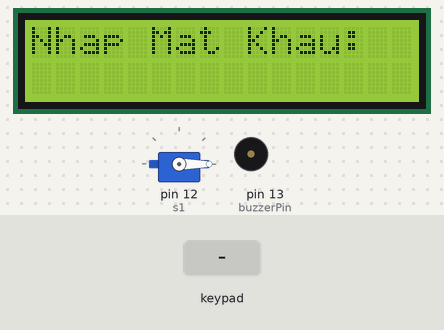
Recording of a sketch running on a simulated Arduino Uno, built with avr-gcc and run on an emulated ATmega328P. Shown: servo, 16×2 character LCD, buzzer (waves = sounding, pin HIGH). The test bench sets the inputs (shaded band). EEPROM starts erased.

Above: at 3.2 s.
3.3 s: keypad keys 1 2 3 4 # pressed 0.4 s apart
At 5.9 s:
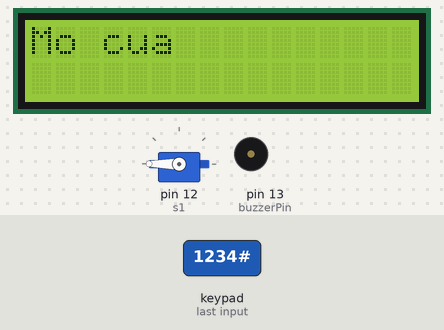
9.8 s: key 'A' pressed
At 12.3 s:
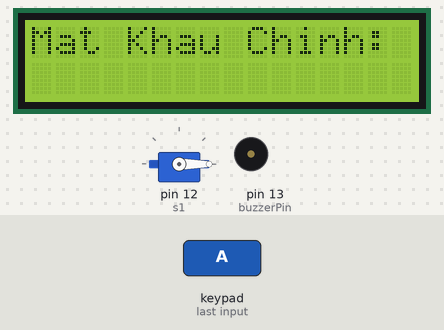
12.8 s: keypad keys 1 2 3 4 * pressed 0.4 s apart
At 15.0 s:
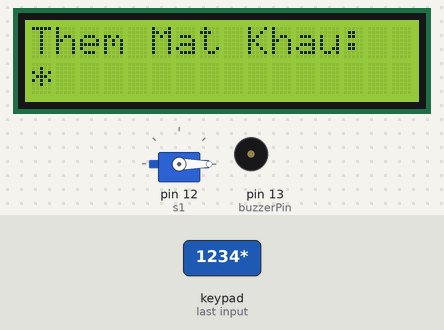
16.3 s: key '1' pressed
At 17.5 s:
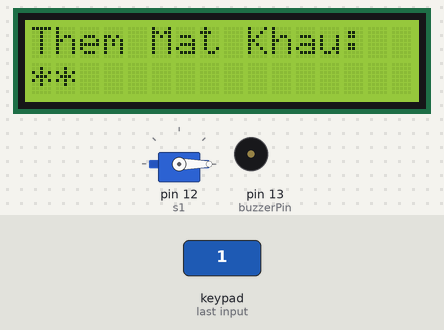
17.8 s: keypad keys 2 3 4 5 # pressed 0.4 s apart
At 19.1 s:
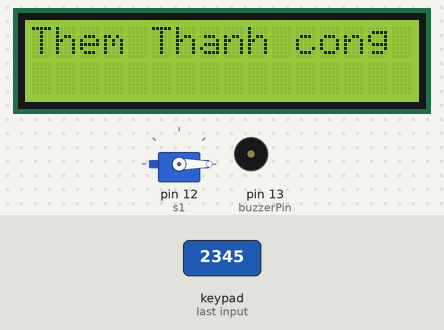
22.8 s: key 'B' pressed
At 23.2 s:
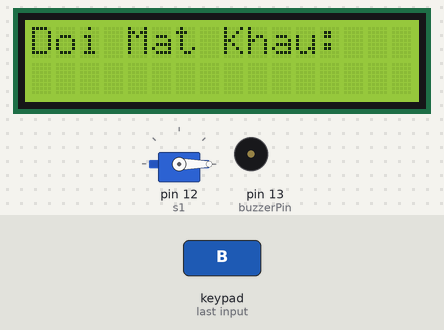
Timing chart, 0 to 25.8 s (numbered marks = the images above; inputs shaded):
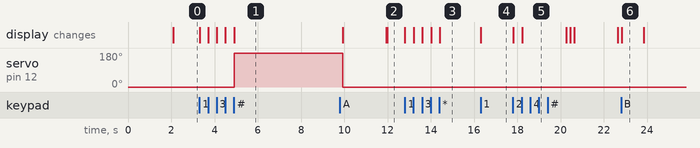

The sketch:

final_code_prj1.ino
```cpp
#include <LiquidCrystal_I2C.h>
#include <Keypad.h>
#include <Servo.h>
#include <EEPROM.h>

LiquidCrystal_I2C lcd(0x27, 16, 2);
Servo s1;

// Cấu hình bàn phím
const byte numRows = 4;
const byte numCols = 4;
char keymap[numRows][numCols] = {
  {'1', '2', '3', 'A'},
  {'4', '5', '6', 'B'},
  {'7', '8', '9', 'C'},
  {'*', '0', '#', 'D'}
};
byte rowPins[numRows] = {2, 3, 4, 5};
byte colPins[numCols] = {6, 7, 8, 9};
Keypad myKeypad = Keypad(makeKeymap(keymap), rowPins, colPins, numRows, numCols);

// Biến toàn cục
char fixedPassword[] = "1234"; // Mật khẩu không thể thay đổi
char inputPassword[5];         // Mật khẩu người dùng nhập
int storedPasswordsStart = 10; // Vị trí EEPROM lưu mật khẩu động
int numPasswords = 0;          // Số lượng mật khẩu hiện tại
const int maxPasswords = 5; // Số lượng mật khẩu tối đa
char passwords[maxPasswords][5]; // Mảng chứa mật khẩu

int incorrectAttempts = 0;     // Đếm số lần nhập sai
const int buzzerPin = 13;      // Chân nối còi báo

void setup() {
  Serial.begin(9600);
  s1.attach(12);
  s1.write(0);
  pinMode(buzzerPin, OUTPUT);  // Cấu hình chân còi
  lcd.init();
  lcd.backlight();
  lcd.print("Khoa Thong Minh!");
  delay(2000);
  lcd.clear();
  lcd.print("Nhap Mat Khau:");
}

void loop() {
  char key = myKeypad.getKey();

  if (key) {
    static int pos = 0; // Vị trí nhập mật khẩu
    if (key == '#') {
      inputPassword[pos] = '\0'; // Kết thúc chuỗi nhập
      pos = 0; // Reset vị trí nhập

      if (checkPassword(inputPassword)) {
        unlockDoor();
        incorrectAttempts = 0; // Reset số lần nhập sai khi đúng
      } else {
        incorrectAttempts++; // Tăng số lần nhập sai
        lcd.clear();
        lcd.print("Mat Khau Sai!");
        delay(2000);
        lcd.clear();
        lcd.print("Nhap Mat Khau:");
        // Nếu nhập sai từ lần thứ 3 trở lên, kêu còi
        if (incorrectAttempts >= 3) {
          triggerBuzzer();
        }
      }
    } else if (key == 'A') {
      addPassword();
    } else if (key == 'B') {
      changePassword();
    } else if (pos < 4) {
      inputPassword[pos++] = key;
      lcd.setCursor(pos - 1, 1);
      lcd.print('*');
    }
  }
}

bool checkPassword(const char* password) {
  // Kiểm tra mật khẩu cố định
  if (strcmp(password, fixedPassword) == 0) {
    return true;
  }

  // Kiểm tra mật khẩu đã lưu trong EEPROM
  char storedPassword[5];
  for (int i = 0; i < numPasswords; i++) {
    for (int j = 0; j < 4; j++) {
      storedPassword[j] = EEPROM.read(storedPasswordsStart + i * 4 + j);
    }
    storedPassword[4] = '\0'; // Kết thúc chuỗi

    if (strcmp(password, storedPassword) == 0) {
      return true;
    }
  }
  return false;
}

void unlockDoor() {
  lcd.clear();
  lcd.print("Mo cua");
  s1.write(180);
  delay(5000);
  s1.write(0);
  lcd.clear();
  lcd.print("Dong cua");
  delay(2000);
  lcd.clear();
  lcd.print("Nhap Mat Khau:");
}

void addPassword() {
  char masterPassword[5];  // Mật khẩu chủ cần kiểm tra
  lcd.clear();
  lcd.print("Mat Khau Chinh:");

  int pos = 0;
  while (pos < 4) {
    char key = myKeypad.getKey();
    if (key) {
      masterPassword[pos++] = key;
      lcd.setCursor(pos - 1, 1);
      lcd.print('*');
    }
  }
  masterPassword[4] = '\0'; // Kết thúc chuỗi

  // Kiểm tra mật khẩu chủ
  if (strcmp(masterPassword, fixedPassword) != 0) {
    lcd.clear();
    lcd.print("Mat Khau Sai!");
    delay(2000);
    lcd.clear();
    lcd.print("Nhap Mat Khau:");
    return; // Không cho phép thêm mật khẩu
  }

  // Tiếp tục thêm mật khẩu nếu mật khẩu chủ đúng
  if (numPasswords >= maxPasswords) {
    lcd.clear();
    lcd.print("Mat Khau Day");
    delay(2000);
    lcd.clear();
    lcd.print("Nhap Mat Khau:");
    return;
  }

  lcd.clear();
  lcd.print("Them Mat Khau:");
  char newPassword[5];
  pos = 0;

  while (pos < 4) {
    char key = myKeypad.getKey();
    if (key) {
      newPassword[pos++] = key;
      lcd.setCursor(pos - 1, 1);
      lcd.print('*');
    }
  }

  newPassword[4] = '\0'; // Kết thúc chuỗi

  // Lưu mật khẩu vào EEPROM
  for (int i = 0; i < 4; i++) {
    EEPROM.write(storedPasswordsStart + numPasswords * 4 + i, newPassword[i]);
  }

  // Lưu mật khẩu vào mảng `passwords`
  strcpy(passwords[numPasswords], newPassword);
  numPasswords++; // Tăng số lượng mật khẩu
  lcd.clear();
  lcd.print("Them Thanh cong");
  delay(2000);
  lcd.clear();
  lcd.print("Nhap Mat Khau:");
}


void changePassword() {
  char oldPassword[5];  // Mật khẩu cũ cần kiểm tra
  char newPassword[5];  // Mật khẩu mới sẽ thay thế
  int matchedIndex = -1; // Lưu chỉ mục của mật khẩu cũ nếu tìm thấy

  lcd.clear();
  lcd.print("Doi Mat Khau:");
  delay(1000);
  lcd.clear();
  lcd.print("Nhap Mat Khau:");

  // Nhập mật khẩu cần thay đổi
  int pos = 0;
  while (pos < 4) {
    char key = myKeypad.getKey();
    if (key) {
      oldPassword[pos++] = key;
      lcd.setCursor(pos - 1, 1);
      lcd.print("*");
    }
  }
  oldPassword[4] = '\0'; // Kết thúc chuỗi

  // Kiểm tra mật khẩu có tồn tại không (trừ mật khẩu 1234)
  for (int i = 0; i < numPasswords; i++) {
    if (strcmp(oldPassword, passwords[i]) == 0) {
      matchedIndex = i; // Mật khẩu hợp lệ, lưu chỉ mục
      break;
    }
  }

  if (matchedIndex == -1) { // Không tìm thấy mật khẩu
    lcd.clear();
    lcd.print("Khong Chinh Xac");
    delay(2000);
    lcd.clear();
    lcd.print("Nhap Mat Khau:");
    return;
  }

  // Cho phép nhập mật khẩu mới
  lcd.clear();
  lcd.print("Mat Khau Moi:");
  pos = 0;
  while (pos < 4) {
    char key = myKeypad.getKey();
    if (key) {
      newPassword[pos++] = key;
      lcd.setCursor(pos - 1, 1);
      lcd.print("*");
    }
  }
  newPassword[4] = '\0'; // Kết thúc chuỗi

  // Ghi mật khẩu mới vào vị trí cũ trong mảng passwords
  strcpy(passwords[matchedIndex], newPassword);

  // Ghi mật khẩu mới vào EEPROM
  for (int i = 0; i < 4; i++) {
      EEPROM.write(storedPasswordsStart + matchedIndex * 4 + i, newPassword[i]);
  }

  lcd.clear();
  lcd.print("Da Doi Mat Khau");
  delay(2000);
  lcd.clear();
  lcd.print("Nhap Mat Khau:");
}
void triggerBuzzer() {
  digitalWrite(buzzerPin, HIGH); // Bật còi
  delay(1000);                   // Kêu trong 1 giây
  digitalWrite(buzzerPin, LOW);  // Tắt còi
}
```

Measured:
- after the input at 3.3 s, servo on pin 12 (s1): 0° → 180° after 1.6 s; the display: first changes at once (image 1 shows a later state)
- after the input at 9.8 s, the display: first differs from a run without the input after 2.2 s (image 2)
- after the input at 12.8 s, the display: first changes at once (image 3 shows a later state)
- after the input at 16.3 s, the display: changes at once (image 4)
- after the input at 17.8 s, the display: first changes at once (image 5 shows a later state)
- after the input at 22.8 s, the display: changes at once (image 6)
- what the display in image 6 shows lasts 1.0 s, from 22.8 s to 23.8 s
